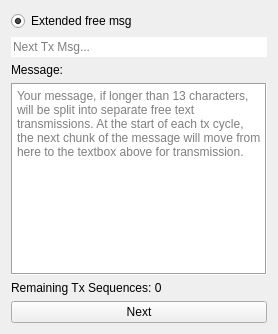
                <widget class="QWidget" name="tab_4">
                 <attribute name="title">
                  <string>4</string>
                 </attribute>
                 <layout class="QVBoxLayout" name="verticalLayout_10">
                  <item>
                   <widget class="QRadioButton" name="rbNextFreeTextMsg">
                    <property name="text">
                     <string>Extended free msg</string>
                    </property>
                    <property name="checked">
                     <bool>true</bool>
                    </property>
                   </widget>
                  </item>
                  <item>
                   <widget class="QLineEdit" name="nextFreeTextMsg">
                    <property name="maxLength">
                     <number>10000</number>
                    </property>
                    <property name="frame">
                     <bool>false</bool>
                    </property>
                    <property name="readOnly">
                     <bool>false</bool>
                    </property>
                    <property name="placeholderText">
                     <string>Next Tx Msg...</string>
                    </property>
                   </widget>
                  </item>
                  <item>
                   <widget class="QLabel" name="label_8">
                    <property name="text">
                     <string>Message:</string>
                    </property>
                   </widget>
                  </item>
                  <item>
                   <widget class="QTextEdit" name="extFreeTextMsg">
                    <property name="frameShape">
                     <enum>QFrame::Shape::Box</enum>
                    </property>
                    <property name="readOnly">
                     <bool>false</bool>
                    </property>
                    <property name="acceptRichText">
                     <bool>false</bool>
                    </property>
                    <property name="placeholderText">
                     <string>Your message, if longer than 13 characters, will be split into separate free text transmissions. At the start of each tx cycle, the next chunk of the message will move from here to the textbox above for transmission.</string>
                    </property>
                   </widget>
                  </item>
                  <item>
                   <widget class="QLabel" name="lblTxNum">
                    <property name="text">
                     <string>Remaining Tx Sequences: 0</string>
                    </property>
                   </widget>
                  </item>
                  <item>
                   <widget class="QPushButton" name="pbNextFreeTextMsg_old">
                    <property name="text">
                     <string>Next</string>
                    </property>
                   </widget>
                  </item>
                 </layout>
                </widget>
